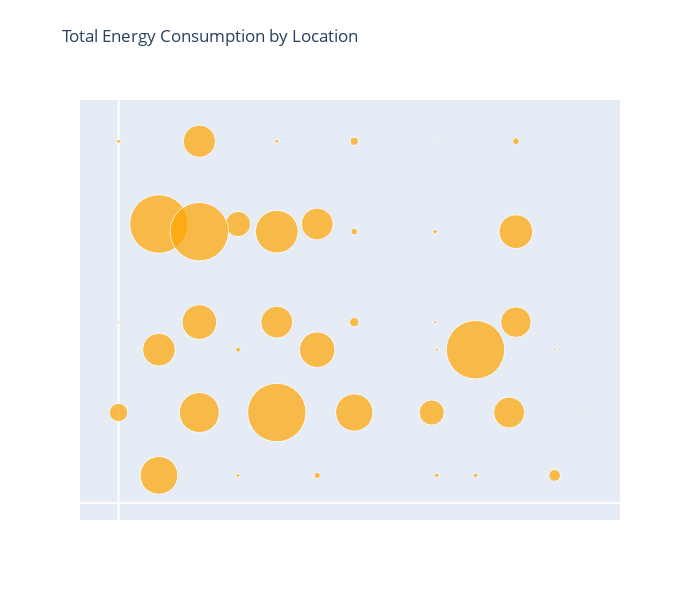

Notebook code cell kept with this figure:
### Code cell
# plot street

fig = go.Figure(data=go.Scatter(
    x=df['x'],
    y=df['y'],
    mode='markers',
    name='total energy of light',
    marker=dict(size=df['energy']/4000,color="orange")
))


# update layout
fig.update_xaxes(showticklabels=False)
fig.update_yaxes(showticklabels=False)
# fig.update_yaxes(tickvals=[100,1000])
# fig.update_xaxes(tickvals=[100,1000])
fig.update_xaxes(showgrid=False)
fig.update_yaxes(showgrid=False)
fig.update_layout(
        width=700,
        height=600,
        title={
        'text': "Total Energy Consumption by Location",
        'y':0.95,
        'x':0.3,
        'xanchor': 'center',
        'yanchor': 'top'},
        # legend_title="Legend",
        font=dict(
        size=12,
        ))

fig.show()

### Figure 1 — Plotly figure (JSON) as saved in the notebook; plotly's stock layout.template omitted (floating-point values rounded to 4 significant figures)
{"data": [{"marker": {"color": "orange", "size": [37.79, 4.062, 6.317, 18.43, 40.04, 58.5, 37.34, 32.84, 4.96, 35.54, 4.513, 3.158, 4.515, 58.5, 11.71, 2.703, 25.19, 31.04, 1.805, 58.5, 25.18, 31.93, 2.252, 34.64, 31.94, 9.467, 0.4525, 58.5, 42.74, 6.768, 3.607, 32.39, 4.06, 8.107, 3.158, 30.59, 0, 4.513, 33.74, 0.4525, 3.607, 1.808, 6.76, 0.4525]}, "mode": "markers", "name": "total energy of light", "type": "scatter", "x": [120, 355, 590, 0, 240, 470, 700, 120, 355, 590, 945, 945, 1060, 1060, 1295, 1295, 930, 1160, 1390, 120, 355, 590, 0, 240, 470, 700, 0, 240, 470, 700, 0, 240, 470, 700, 940, 1180, 1400, 940, 1180, 1400, 0, 940, 1180, 1400], "y": [90, 90, 90, 295, 295, 295, 295, 500, 500, 500, 90, 500, 90, 500, 90, 500, 295, 295, 295, 910, 910, 910, 590, 590, 590, 590, 885, 885, 885, 885, 1180, 1180, 1180, 1180, 590, 590, 590, 885, 885, 885, 1180, 1180, 1180, 1180]}], "layout": {"font": {"size": 12}, "height": 600, "title": {"text": "Total Energy Consumption by Location", "x": 0.3, "xanchor": "center", "y": 0.95, "yanchor": "top"}, "width": 700, "xaxis": {"showgrid": false, "showticklabels": false}, "yaxis": {"showgrid": false, "showticklabels": false}}}
